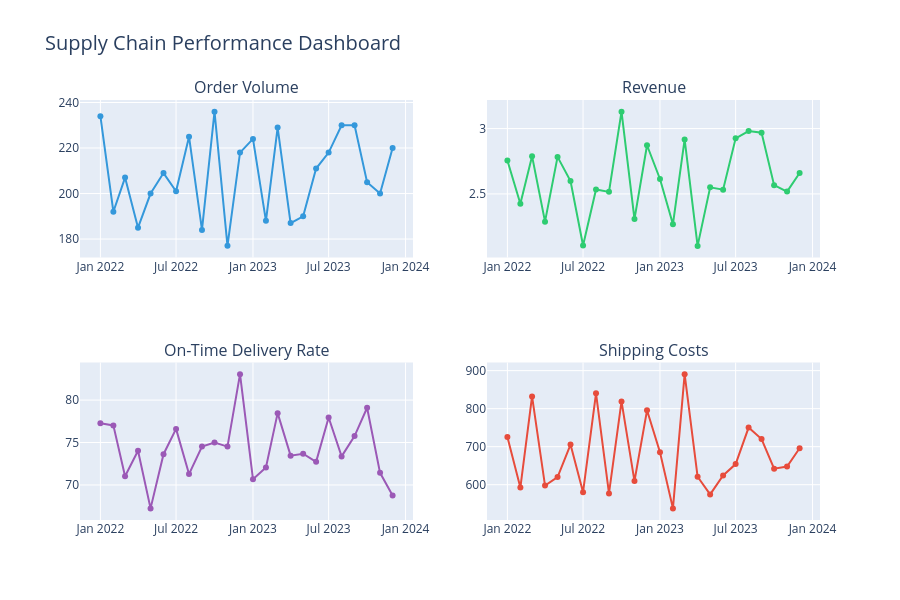

Notebook code cell kept with this figure:
### Markdown cell above
### 7.1 Interactive Dashboard with Plotly

### Code cell
# Create interactive dashboard
# 1. Monthly Performance Dashboard
monthly_metrics = orders_clean.groupby(['Year', 'Month']).agg({
    'Order_ID': 'count',
    'Total_Amount': 'sum',
    'On_Time_Delivery': 'mean',
    'Shipping_Cost': 'sum'
}).reset_index()

monthly_metrics['Date'] = pd.to_datetime(monthly_metrics[['Year', 'Month']].assign(day=1))
monthly_metrics['On_Time_Delivery'] = monthly_metrics['On_Time_Delivery'] * 100

# Create subplot figure
fig = make_subplots(
    rows=2, cols=2,
    subplot_titles=('Order Volume', 'Revenue', 'On-Time Delivery Rate', 'Shipping Costs'),
    specs=[[{"secondary_y": False}, {"secondary_y": False}],
           [{"secondary_y": False}, {"secondary_y": False}]]
)

# Order Volume
fig.add_trace(
    go.Scatter(x=monthly_metrics['Date'], y=monthly_metrics['Order_ID'],
               mode='lines+markers', name='Orders', line=dict(color='#3498db', width=2)),
    row=1, col=1
)

# Revenue
fig.add_trace(
    go.Scatter(x=monthly_metrics['Date'], y=monthly_metrics['Total_Amount']/1e6,
               mode='lines+markers', name='Revenue (M)', line=dict(color='#2ecc71', width=2)),
    row=1, col=2
)

# On-Time Delivery Rate
fig.add_trace(
    go.Scatter(x=monthly_metrics['Date'], y=monthly_metrics['On_Time_Delivery'],
               mode='lines+markers', name='On-Time %', line=dict(color='#9b59b6', width=2)),
    row=2, col=1
)

# Shipping Costs
fig.add_trace(
    go.Scatter(x=monthly_metrics['Date'], y=monthly_metrics['Shipping_Cost']/1e3,
               mode='lines+markers', name='Shipping (K)', line=dict(color='#e74c3c', width=2)),
    row=2, col=2
)

fig.update_layout(
    title_text="Supply Chain Performance Dashboard",
    title_font_size=20,
    height=600,
    showlegend=False
)

fig.write_html("dashboards/interactive_dashboard.html")
print("✅ Interactive dashboard saved to: dashboards/interactive_dashboard.html")
fig.show()

### Figure 1 — Plotly figure (JSON) as saved in the notebook; plotly's stock layout.template omitted (floating-point values rounded to 4 significant figures)
{"data": [{"line": {"color": "#3498db", "width": 2}, "mode": "lines+markers", "name": "Orders", "type": "scatter", "x": ["2022-01-01T00:00:00.000000000", "2022-02-01T00:00:00.000000000", "2022-03-01T00:00:00.000000000", "2022-04-01T00:00:00.000000000", "2022-05-01T00:00:00.000000000", "2022-06-01T00:00:00.000000000", "2022-07-01T00:00:00.000000000", "2022-08-01T00:00:00.000000000", "2022-09-01T00:00:00.000000000", "2022-10-01T00:00:00.000000000", "2022-11-01T00:00:00.000000000", "2022-12-01T00:00:00.000000000", "2023-01-01T00:00:00.000000000", "2023-02-01T00:00:00.000000000", "2023-03-01T00:00:00.000000000", "2023-04-01T00:00:00.000000000", "2023-05-01T00:00:00.000000000", "2023-06-01T00:00:00.000000000", "2023-07-01T00:00:00.000000000", "2023-08-01T00:00:00.000000000", "2023-09-01T00:00:00.000000000", "2023-10-01T00:00:00.000000000", "2023-11-01T00:00:00.000000000", "2023-12-01T00:00:00.000000000"], "xaxis": "x", "y": [234, 192, 207, 185, 200, 209, 201, 225, 184, 236, 177, 218, 224, 188, 229, 187, 190, 211, 218, 230, 230, 205, 200, 220], "yaxis": "y"}, {"line": {"color": "#2ecc71", "width": 2}, "mode": "lines+markers", "name": "Revenue (M)", "type": "scatter", "x": ["2022-01-01T00:00:00.000000000", "2022-02-01T00:00:00.000000000", "2022-03-01T00:00:00.000000000", "2022-04-01T00:00:00.000000000", "2022-05-01T00:00:00.000000000", "2022-06-01T00:00:00.000000000", "2022-07-01T00:00:00.000000000", "2022-08-01T00:00:00.000000000", "2022-09-01T00:00:00.000000000", "2022-10-01T00:00:00.000000000", "2022-11-01T00:00:00.000000000", "2022-12-01T00:00:00.000000000", "2023-01-01T00:00:00.000000000", "2023-02-01T00:00:00.000000000", "2023-03-01T00:00:00.000000000", "2023-04-01T00:00:00.000000000", "2023-05-01T00:00:00.000000000", "2023-06-01T00:00:00.000000000", "2023-07-01T00:00:00.000000000", "2023-08-01T00:00:00.000000000", "2023-09-01T00:00:00.000000000", "2023-10-01T00:00:00.000000000", "2023-11-01T00:00:00.000000000", "2023-12-01T00:00:00.000000000"], "xaxis": "x2", "y": [2.755, 2.424, 2.789, 2.288, 2.783, 2.599, 2.105, 2.534, 2.516, 3.13, 2.307, 2.872, 2.614, 2.268, 2.917, 2.102, 2.551, 2.532, 2.925, 2.98, 2.968, 2.567, 2.517, 2.659], "yaxis": "y2"}, {"line": {"color": "#9b59b6", "width": 2}, "mode": "lines+markers", "name": "On-Time %", "type": "scatter", "x": ["2022-01-01T00:00:00.000000000", "2022-02-01T00:00:00.000000000", "2022-03-01T00:00:00.000000000", "2022-04-01T00:00:00.000000000", "2022-05-01T00:00:00.000000000", "2022-06-01T00:00:00.000000000", "2022-07-01T00:00:00.000000000", "2022-08-01T00:00:00.000000000", "2022-09-01T00:00:00.000000000", "2022-10-01T00:00:00.000000000", "2022-11-01T00:00:00.000000000", "2022-12-01T00:00:00.000000000", "2023-01-01T00:00:00.000000000", "2023-02-01T00:00:00.000000000", "2023-03-01T00:00:00.000000000", "2023-04-01T00:00:00.000000000", "2023-05-01T00:00:00.000000000", "2023-06-01T00:00:00.000000000", "2023-07-01T00:00:00.000000000", "2023-08-01T00:00:00.000000000", "2023-09-01T00:00:00.000000000", "2023-10-01T00:00:00.000000000", "2023-11-01T00:00:00.000000000", "2023-12-01T00:00:00.000000000"], "xaxis": "x3", "y": [77.27, 77.02, 71.02, 74.03, 67.24, 73.63, 76.61, 71.28, 74.53, 75.0, 74.52, 83.06, 70.68, 72.05, 78.46, 73.46, 73.68, 72.73, 77.95, 73.37, 75.76, 79.1, 71.43, 68.75], "yaxis": "y3"}, {"line": {"color": "#e74c3c", "width": 2}, "mode": "lines+markers", "name": "Shipping (K)", "type": "scatter", "x": ["2022-01-01T00:00:00.000000000", "2022-02-01T00:00:00.000000000", "2022-03-01T00:00:00.000000000", "2022-04-01T00:00:00.000000000", "2022-05-01T00:00:00.000000000", "2022-06-01T00:00:00.000000000", "2022-07-01T00:00:00.000000000", "2022-08-01T00:00:00.000000000", "2022-09-01T00:00:00.000000000", "2022-10-01T00:00:00.000000000", "2022-11-01T00:00:00.000000000", "2022-12-01T00:00:00.000000000", "2023-01-01T00:00:00.000000000", "2023-02-01T00:00:00.000000000", "2023-03-01T00:00:00.000000000", "2023-04-01T00:00:00.000000000", "2023-05-01T00:00:00.000000000", "2023-06-01T00:00:00.000000000", "2023-07-01T00:00:00.000000000", "2023-08-01T00:00:00.000000000", "2023-09-01T00:00:00.000000000", "2023-10-01T00:00:00.000000000", "2023-11-01T00:00:00.000000000", "2023-12-01T00:00:00.000000000"], "xaxis": "x4", "y": [725.6, 592.4, 832.1, 597.8, 620.1, 705.5, 580.2, 840.2, 577.0, 819.1, 609.6, 795.7, 685.4, 537.7, 890.8, 620.9, 574.4, 624.4, 654.2, 750.3, 720.0, 642.1, 647.8, 695.8], "yaxis": "y4"}], "layout": {"annotations": [{"font": {"size": 16}, "showarrow": false, "text": "Order Volume", "x": 0.225, "xanchor": "center", "xref": "paper", "y": 1, "yanchor": "bottom", "yref": "paper"}, {"font": {"size": 16}, "showarrow": false, "text": "Revenue", "x": 0.775, "xanchor": "center", "xref": "paper", "y": 1, "yanchor": "bottom", "yref": "paper"}, {"font": {"size": 16}, "showarrow": false, "text": "On-Time Delivery Rate", "x": 0.225, "xanchor": "center", "xref": "paper", "y": 0.375, "yanchor": "bottom", "yref": "paper"}, {"font": {"size": 16}, "showarrow": false, "text": "Shipping Costs", "x": 0.775, "xanchor": "center", "xref": "paper", "y": 0.375, "yanchor": "bottom", "yref": "paper"}], "height": 600, "showlegend": false, "title": {"font": {"size": 20}, "text": "Supply Chain Performance Dashboard"}, "xaxis": {"anchor": "y", "domain": [0, 0.45]}, "xaxis2": {"anchor": "y2", "domain": [0.55, 1]}, "xaxis3": {"anchor": "y3", "domain": [0, 0.45]}, "xaxis4": {"anchor": "y4", "domain": [0.55, 1]}, "yaxis": {"anchor": "x", "domain": [0.625, 1]}, "yaxis2": {"anchor": "x2", "domain": [0.625, 1]}, "yaxis3": {"anchor": "x3", "domain": [0, 0.375]}, "yaxis4": {"anchor": "x4", "domain": [0, 0.375]}}}
